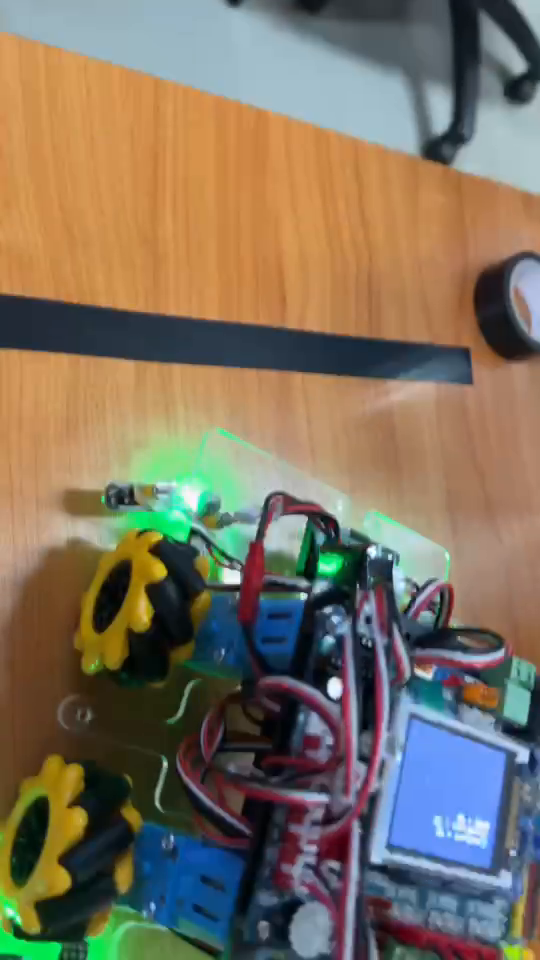
#> input picture frame 14 of image/Robot.mp4, 540 x 960 px
$ python Basic8.py
#> lines starting #> are read from the running program, lines starting #| are printed output that depends on the picture
#การเปิดวิดีโอ ด้วยopencv
# Video gray scale


import cv2

cap = cv2.VideoCapture("image/Robot.mp4") # ตรวจหาที่เก็บวิดีโอ

while(cap.isOpened):
    check , frame = cap.read()   #อ่านวิดีโอ โดยเก็บในตัวแปร frame
#> frame is the input picture: shape (960, 540, 3); mean B, G, R 95.5, 113.8, 125.2
    if check == True:
       gray = cv2.cvtColor(frame,cv2.COLOR_BGR2GRAY)
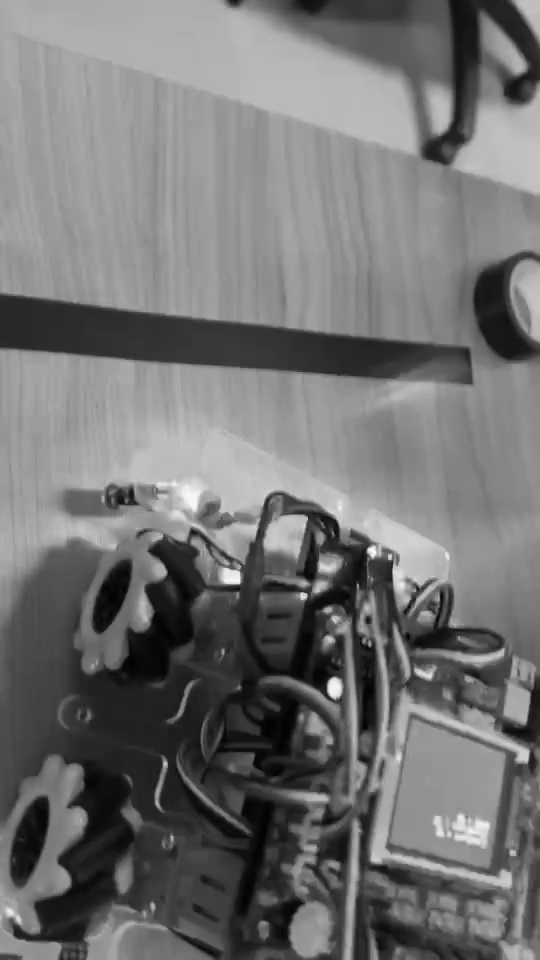
#> gray: shape (960, 540); min 1, max 250, mean 115.1
       cv2.imshow("Output",gray)
       if cv2.waitKey(1) & 0xFF == ord("e"):
#> (key e is pressed here)
            break
    else:
        break

cap.release()
cv2.destroyAllWindows()

$ run again, starting later in the video
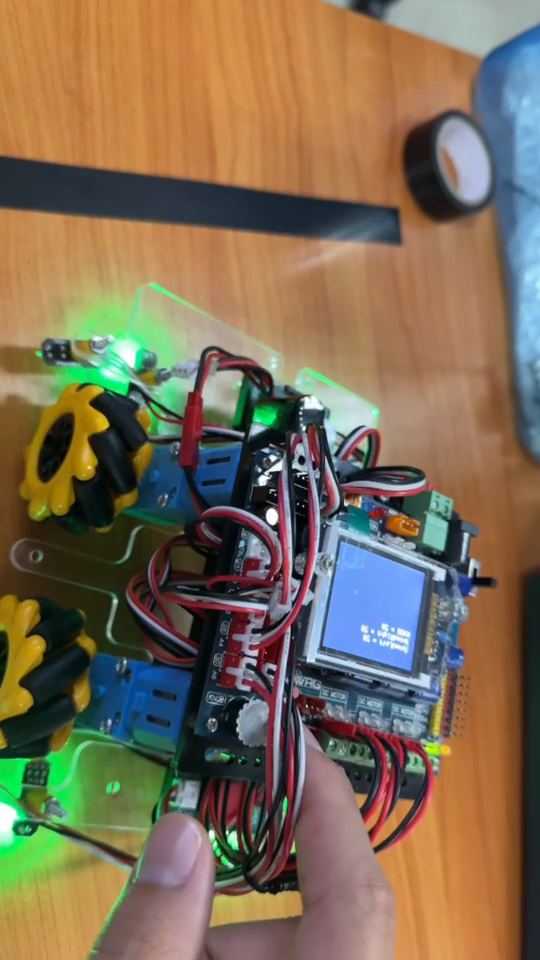
#> input picture frame 65 of image/Robot.mp4, 540 x 960 px
#> frame is the input picture: shape (960, 540, 3); mean B, G, R 84.9, 108.8, 125.6
#> `gray = cv2.cvtColor(frame,cv2.COLOR_BGR2GRAY)`:
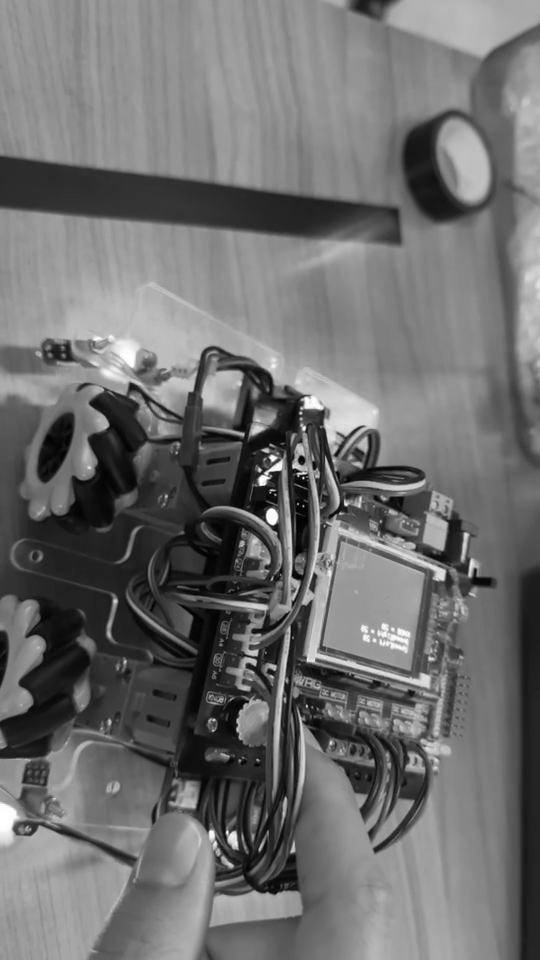
#> gray: shape (960, 540); min 0, max 255, mean 111.1

$ run again, starting later in the video
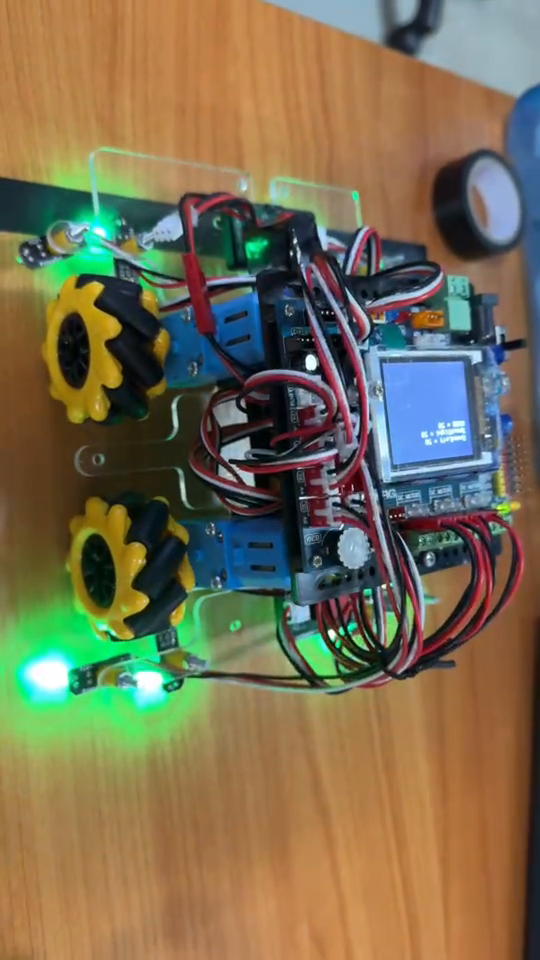
#> input picture frame 116 of image/Robot.mp4, 540 x 960 px
#> frame is the input picture: shape (960, 540, 3); mean B, G, R 81.5, 110, 120.9
#> `gray = cv2.cvtColor(frame,cv2.COLOR_BGR2GRAY)`:
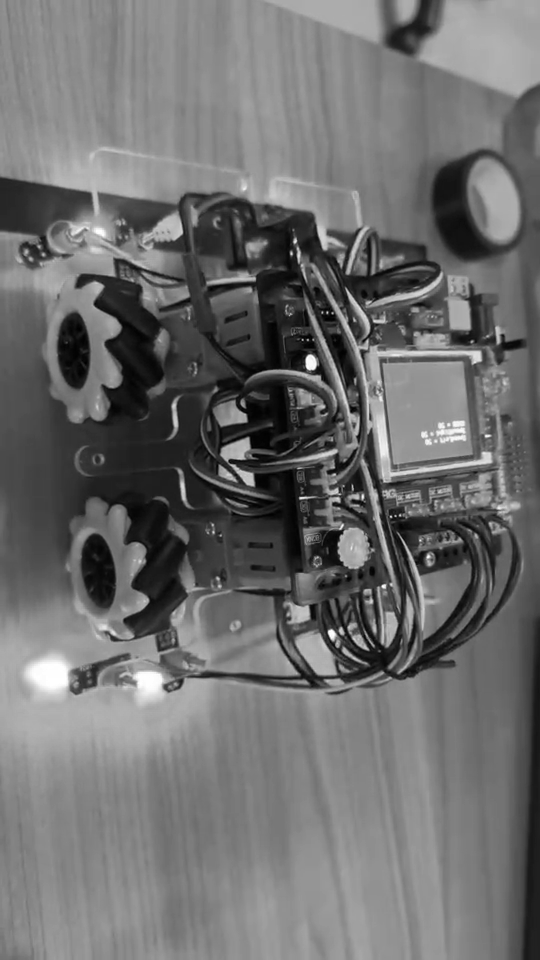
#> gray: shape (960, 540); min 0, max 255, mean 110
